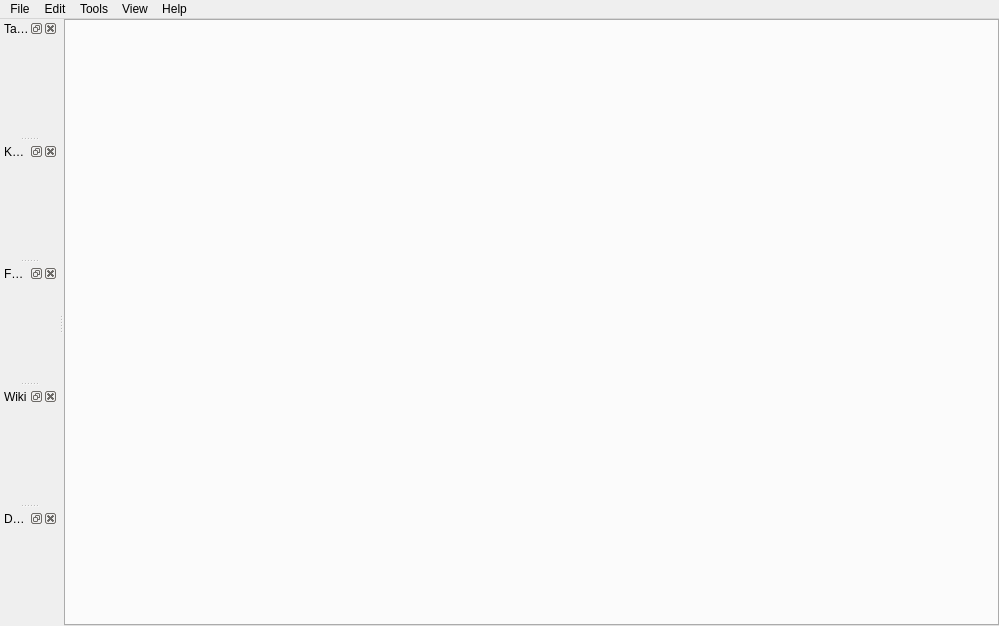
<?xml version="1.0" encoding="UTF-8"?>
<ui version="4.0">
 <class>MainWindow</class>
 <widget class="QMainWindow" name="MainWindow">
  <property name="geometry">
   <rect>
    <x>0</x>
    <y>0</y>
    <width>999</width>
    <height>626</height>
   </rect>
  </property>
  <property name="acceptDrops">
   <bool>true</bool>
  </property>
  <property name="windowIcon">
   <iconset resource="../resources/resources.qrc">
    <normaloff>:/images/icon.ico</normaloff>:/images/icon.ico</iconset>
  </property>
  <widget class="QWidget" name="centralwidget">
   <layout class="QHBoxLayout" name="horizontalLayout_3">
    <property name="spacing">
     <number>0</number>
    </property>
    <property name="leftMargin">
     <number>0</number>
    </property>
    <property name="topMargin">
     <number>0</number>
    </property>
    <property name="rightMargin">
     <number>0</number>
    </property>
    <property name="bottomMargin">
     <number>0</number>
    </property>
    <item>
     <widget class="QClosableTabWidget" name="tabWidget">
      <property name="sizePolicy">
       <sizepolicy hsizetype="Ignored" vsizetype="Ignored">
        <horstretch>0</horstretch>
        <verstretch>0</verstretch>
       </sizepolicy>
      </property>
      <property name="styleSheet">
       <string notr="true"/>
      </property>
      <property name="tabShape">
       <enum>QTabWidget::Rounded</enum>
      </property>
      <property name="currentIndex">
       <number>-1</number>
      </property>
      <property name="movable">
       <bool>true</bool>
      </property>
     </widget>
    </item>
   </layout>
  </widget>
  <widget class="QMenuBar" name="menubar">
   <property name="geometry">
    <rect>
     <x>0</x>
     <y>0</y>
     <width>999</width>
     <height>20</height>
    </rect>
   </property>
   <property name="nativeMenuBar">
    <bool>true</bool>
   </property>
   <widget class="QMenu" name="menu_propos">
    <property name="title">
     <string>Help</string>
    </property>
    <addaction name="actionAboutGrabber"/>
    <addaction name="actionAboutWebsite"/>
    <addaction name="actionAboutGithub"/>
    <addaction name="actionAboutReportBug"/>
    <addaction name="separator"/>
    <addaction name="actionDonatePaypal"/>
    <addaction name="actionDonatePatreon"/>
    <addaction name="separator"/>
    <addaction name="actionAboutQt"/>
   </widget>
   <widget class="QMenu" name="menuOutils">
    <property name="title">
     <string>Tools</string>
    </property>
    <addaction name="actionBlacklistFix"/>
    <addaction name="actionEmptyDirsFix"/>
    <addaction name="actionMd5DatabaseConverter"/>
    <addaction name="actionMd5Fix"/>
    <addaction name="actionRenameExistingImages"/>
    <addaction name="actionTagLoader"/>
    <addaction name="separator"/>
    <addaction name="actionOptions"/>
   </widget>
   <widget class="QMenu" name="menuView">
    <property name="title">
     <string>View</string>
    </property>
   </widget>
   <widget class="QMenu" name="menuFichier">
    <property name="title">
     <string>File</string>
    </property>
    <addaction name="actionAddtab"/>
    <addaction name="actionAddpooltab"/>
    <addaction name="actionClosetab"/>
    <addaction name="actionRestoreLastClosedTab"/>
    <addaction name="separator"/>
    <addaction name="actionFolder"/>
    <addaction name="actionSettingsFolder"/>
    <addaction name="separator"/>
    <addaction name="actionSaveDownloadsList"/>
    <addaction name="actionLoadDownloadsList"/>
    <addaction name="separator"/>
    <addaction name="actionQuit"/>
   </widget>
   <widget class="QMenu" name="menuEdit">
    <property name="title">
     <string>Edit</string>
    </property>
    <addaction name="actionPruneSources"/>
   </widget>
   <addaction name="menuFichier"/>
   <addaction name="menuEdit"/>
   <addaction name="menuOutils"/>
   <addaction name="menuView"/>
   <addaction name="menu_propos"/>
  </widget>
  <widget class="QDockWidget" name="dock_internet">
   <property name="windowTitle">
    <string>Tags</string>
   </property>
   <attribute name="dockWidgetArea">
    <number>1</number>
   </attribute>
   <widget class="QWidget" name="dockTagsContents">
    <layout class="QVBoxLayout" name="dockTagsLayout">
     <property name="leftMargin">
      <number>0</number>
     </property>
     <property name="topMargin">
      <number>0</number>
     </property>
     <property name="rightMargin">
      <number>0</number>
     </property>
     <property name="bottomMargin">
      <number>0</number>
     </property>
    </layout>
   </widget>
  </widget>
  <widget class="QDockWidget" name="dock_kfl">
   <property name="windowTitle">
    <string>Kept for later</string>
   </property>
   <attribute name="dockWidgetArea">
    <number>1</number>
   </attribute>
   <widget class="QWidget" name="dockKflContents">
    <layout class="QVBoxLayout" name="dockKflLayout">
     <property name="leftMargin">
      <number>0</number>
     </property>
     <property name="topMargin">
      <number>0</number>
     </property>
     <property name="rightMargin">
      <number>0</number>
     </property>
     <property name="bottomMargin">
      <number>0</number>
     </property>
    </layout>
   </widget>
  </widget>
  <widget class="QDockWidget" name="dock_favorites">
   <property name="windowTitle">
    <string>Favorites</string>
   </property>
   <attribute name="dockWidgetArea">
    <number>1</number>
   </attribute>
   <widget class="QWidget" name="dockFavoritesContents">
    <layout class="QVBoxLayout" name="dockFavoritesLayout">
     <property name="leftMargin">
      <number>0</number>
     </property>
     <property name="topMargin">
      <number>0</number>
     </property>
     <property name="rightMargin">
      <number>0</number>
     </property>
     <property name="bottomMargin">
      <number>0</number>
     </property>
    </layout>
   </widget>
  </widget>
  <widget class="QDockWidget" name="dock_wiki">
   <property name="windowTitle">
    <string>Wiki</string>
   </property>
   <attribute name="dockWidgetArea">
    <number>1</number>
   </attribute>
   <widget class="QWidget" name="dockWikiContents">
    <layout class="QVBoxLayout" name="dockWikiLayout">
     <property name="leftMargin">
      <number>0</number>
     </property>
     <property name="topMargin">
      <number>0</number>
     </property>
     <property name="rightMargin">
      <number>0</number>
     </property>
     <property name="bottomMargin">
      <number>0</number>
     </property>
    </layout>
   </widget>
  </widget>
  <widget class="QDockWidget" name="dockOptions">
   <property name="windowTitle">
    <string>Destination</string>
   </property>
   <attribute name="dockWidgetArea">
    <number>1</number>
   </attribute>
   <widget class="QWidget" name="dockSettingsContents">
    <layout class="QFormLayout" name="dockSettingsLayout">
     <property name="fieldGrowthPolicy">
      <enum>QFormLayout::AllNonFixedFieldsGrow</enum>
     </property>
     <property name="leftMargin">
      <number>0</number>
     </property>
     <property name="topMargin">
      <number>0</number>
     </property>
     <property name="rightMargin">
      <number>0</number>
     </property>
     <property name="bottomMargin">
      <number>0</number>
     </property>
    </layout>
   </widget>
  </widget>
  <action name="actionOptions">
   <property name="icon">
    <iconset resource="../resources/resources.qrc">
     <normaloff>:/images/icons/settings.png</normaloff>:/images/icons/settings.png</iconset>
   </property>
   <property name="text">
    <string>Options</string>
   </property>
   <property name="shortcut">
    <string>Ctrl+P</string>
   </property>
  </action>
  <action name="actionFolder">
   <property name="icon">
    <iconset resource="../resources/resources.qrc">
     <normaloff>:/images/icons/folder-images.png</normaloff>:/images/icons/folder-images.png</iconset>
   </property>
   <property name="text">
    <string>Open destination folder</string>
   </property>
  </action>
  <action name="actionQuit">
   <property name="icon">
    <iconset resource="../resources/resources.qrc">
     <normaloff>:/images/icons/exit.png</normaloff>:/images/icons/exit.png</iconset>
   </property>
   <property name="text">
    <string>Quit</string>
   </property>
  </action>
  <action name="actionAboutGrabber">
   <property name="icon">
    <iconset resource="../resources/resources.qrc">
     <normaloff>:/images/icons/about.png</normaloff>:/images/icons/about.png</iconset>
   </property>
   <property name="text">
    <string>About Grabber</string>
   </property>
  </action>
  <action name="actionAboutQt">
   <property name="icon">
    <iconset resource="../resources/resources.qrc">
     <normaloff>:/images/icons/qt.png</normaloff>:/images/icons/qt.png</iconset>
   </property>
   <property name="text">
    <string>About Qt</string>
   </property>
  </action>
  <action name="actionAddtab">
   <property name="icon">
    <iconset resource="../resources/resources.qrc">
     <normaloff>:/images/icons/tab-plus.png</normaloff>:/images/icons/tab-plus.png</iconset>
   </property>
   <property name="text">
    <string>New tab</string>
   </property>
  </action>
  <action name="actionClosetab">
   <property name="icon">
    <iconset resource="../resources/resources.qrc">
     <normaloff>:/images/icons/tab-minus.png</normaloff>:/images/icons/tab-minus.png</iconset>
   </property>
   <property name="text">
    <string>Close tab</string>
   </property>
  </action>
  <action name="actionBlacklistFix">
   <property name="text">
    <string>Blacklist fixer</string>
   </property>
  </action>
  <action name="actionEmptyDirsFix">
   <property name="text">
    <string>Empty folders fixer</string>
   </property>
  </action>
  <action name="actionTags">
   <property name="checkable">
    <bool>true</bool>
   </property>
   <property name="checked">
    <bool>true</bool>
   </property>
   <property name="text">
    <string>Tags</string>
   </property>
  </action>
  <action name="actionKfl">
   <property name="checkable">
    <bool>true</bool>
   </property>
   <property name="checked">
    <bool>true</bool>
   </property>
   <property name="text">
    <string>Kept for later</string>
   </property>
   <property name="toolTip">
    <string>Kept for later</string>
   </property>
  </action>
  <action name="actionFavorites">
   <property name="checkable">
    <bool>true</bool>
   </property>
   <property name="checked">
    <bool>true</bool>
   </property>
   <property name="text">
    <string>Favorites</string>
   </property>
  </action>
  <action name="actionAddpooltab">
   <property name="icon">
    <iconset resource="../resources/resources.qrc">
     <normaloff>:/images/icons/tab-poolplus.png</normaloff>:/images/icons/tab-poolplus.png</iconset>
   </property>
   <property name="text">
    <string>New pool tab</string>
   </property>
  </action>
  <action name="actionMd5Fix">
   <property name="text">
    <string>MD5 list fixer</string>
   </property>
  </action>
  <action name="actionSettingsFolder">
   <property name="icon">
    <iconset resource="../resources/resources.qrc">
     <normaloff>:/images/icons/folder-document.png</normaloff>:/images/icons/folder-document.png</iconset>
   </property>
   <property name="text">
    <string>Open options folder</string>
   </property>
  </action>
  <action name="actionAboutWebsite">
   <property name="icon">
    <iconset resource="../resources/resources.qrc">
     <normaloff>:/images/icons/browser.png</normaloff>:/images/icons/browser.png</iconset>
   </property>
   <property name="text">
    <string>Project website</string>
   </property>
  </action>
  <action name="actionAboutReportBug">
   <property name="icon">
    <iconset resource="../resources/resources.qrc">
     <normaloff>:/images/icons/bug.png</normaloff>:/images/icons/bug.png</iconset>
   </property>
   <property name="text">
    <string>Report an issue</string>
   </property>
  </action>
  <action name="actionRenameExistingImages">
   <property name="text">
    <string>Rename existing images</string>
   </property>
  </action>
  <action name="actionAboutGithub">
   <property name="icon">
    <iconset resource="../resources/resources.qrc">
     <normaloff>:/images/icons/github.png</normaloff>:/images/icons/github.png</iconset>
   </property>
   <property name="text">
    <string>Project GitHub</string>
   </property>
  </action>
  <action name="actionRestoreLastClosedTab">
   <property name="enabled">
    <bool>false</bool>
   </property>
   <property name="icon">
    <iconset resource="../resources/resources.qrc">
     <normaloff>:/images/icons/tab-arrow.png</normaloff>:/images/icons/tab-arrow.png</iconset>
   </property>
   <property name="text">
    <string>Restore last closed tab</string>
   </property>
   <property name="shortcut">
    <string notr="true">Ctrl+Shift+T</string>
   </property>
  </action>
  <action name="actionTagLoader">
   <property name="text">
    <string>Tag loader</string>
   </property>
  </action>
  <action name="actionSaveDownloadsList">
   <property name="icon">
    <iconset resource="../resources/resources.qrc">
     <normaloff>:/images/icons/save-as.png</normaloff>:/images/icons/save-as.png</iconset>
   </property>
   <property name="text">
    <string>Save downloads list</string>
   </property>
  </action>
  <action name="actionLoadDownloadsList">
   <property name="icon">
    <iconset resource="../resources/resources.qrc">
     <normaloff>:/images/icons/open.png</normaloff>:/images/icons/open.png</iconset>
   </property>
   <property name="text">
    <string>Load downloads list</string>
   </property>
  </action>
  <action name="actionMd5DatabaseConverter">
   <property name="text">
    <string>MD5 database converter</string>
   </property>
  </action>
  <action name="actionDonatePaypal">
   <property name="icon">
    <iconset resource="../resources/resources.qrc">
     <normaloff>:/images/icons/paypal.png</normaloff>:/images/icons/paypal.png</iconset>
   </property>
   <property name="text">
    <string>Donate with PayPal</string>
   </property>
  </action>
  <action name="actionDonatePatreon">
   <property name="icon">
    <iconset resource="../resources/resources.qrc">
     <normaloff>:/images/icons/patreon.png</normaloff>:/images/icons/patreon.png</iconset>
   </property>
   <property name="text">
    <string>Donate with Patreon</string>
   </property>
  </action>
  <action name="actionPruneSources">
   <property name="text">
    <string>Prune sources</string>
   </property>
  </action>
 </widget>
 <customwidgets>
  <customwidget>
   <class>QClosableTabWidget</class>
   <extends>QTabWidget</extends>
   <header>ui/qclosabletabwidget.h</header>
   <container>1</container>
  </customwidget>
 </customwidgets>
 <tabstops>
  <tabstop>tabWidget</tabstop>
 </tabstops>
 <resources>
  <include location="../resources/resources.qrc"/>
 </resources>
 <connections>
  <connection>
   <sender>actionOptions</sender>
   <signal>triggered()</signal>
   <receiver>MainWindow</receiver>
   <slot>options()</slot>
   <hints>
    <hint type="sourcelabel">
     <x>-1</x>
     <y>-1</y>
    </hint>
    <hint type="destinationlabel">
     <x>399</x>
     <y>299</y>
    </hint>
   </hints>
  </connection>
  <connection>
   <sender>actionAboutGrabber</sender>
   <signal>triggered()</signal>
   <receiver>MainWindow</receiver>
   <slot>aboutAuthor()</slot>
   <hints>
    <hint type="sourcelabel">
     <x>-1</x>
     <y>-1</y>
    </hint>
    <hint type="destinationlabel">
     <x>399</x>
     <y>299</y>
    </hint>
   </hints>
  </connection>
  <connection>
   <sender>actionFolder</sender>
   <signal>triggered()</signal>
   <receiver>MainWindow</receiver>
   <slot>saveFolder()</slot>
   <hints>
    <hint type="sourcelabel">
     <x>-1</x>
     <y>-1</y>
    </hint>
    <hint type="destinationlabel">
     <x>399</x>
     <y>299</y>
    </hint>
   </hints>
  </connection>
  <connection>
   <sender>actionAddtab</sender>
   <signal>triggered()</signal>
   <receiver>MainWindow</receiver>
   <slot>addTab()</slot>
   <hints>
    <hint type="sourcelabel">
     <x>-1</x>
     <y>-1</y>
    </hint>
    <hint type="destinationlabel">
     <x>399</x>
     <y>540</y>
    </hint>
   </hints>
  </connection>
  <connection>
   <sender>actionClosetab</sender>
   <signal>triggered()</signal>
   <receiver>MainWindow</receiver>
   <slot>closeCurrentTab()</slot>
   <hints>
    <hint type="sourcelabel">
     <x>-1</x>
     <y>-1</y>
    </hint>
    <hint type="destinationlabel">
     <x>399</x>
     <y>270</y>
    </hint>
   </hints>
  </connection>
  <connection>
   <sender>actionBlacklistFix</sender>
   <signal>triggered()</signal>
   <receiver>MainWindow</receiver>
   <slot>blacklistFix()</slot>
   <hints>
    <hint type="sourcelabel">
     <x>-1</x>
     <y>-1</y>
    </hint>
    <hint type="destinationlabel">
     <x>399</x>
     <y>270</y>
    </hint>
   </hints>
  </connection>
  <connection>
   <sender>actionEmptyDirsFix</sender>
   <signal>triggered()</signal>
   <receiver>MainWindow</receiver>
   <slot>emptyDirsFix()</slot>
   <hints>
    <hint type="sourcelabel">
     <x>-1</x>
     <y>-1</y>
    </hint>
    <hint type="destinationlabel">
     <x>399</x>
     <y>270</y>
    </hint>
   </hints>
  </connection>
  <connection>
   <sender>actionAddpooltab</sender>
   <signal>triggered()</signal>
   <receiver>MainWindow</receiver>
   <slot>addPoolTab()</slot>
   <hints>
    <hint type="sourcelabel">
     <x>-1</x>
     <y>-1</y>
    </hint>
    <hint type="destinationlabel">
     <x>399</x>
     <y>270</y>
    </hint>
   </hints>
  </connection>
  <connection>
   <sender>actionMd5Fix</sender>
   <signal>triggered()</signal>
   <receiver>MainWindow</receiver>
   <slot>md5FixOpen()</slot>
   <hints>
    <hint type="sourcelabel">
     <x>-1</x>
     <y>-1</y>
    </hint>
    <hint type="destinationlabel">
     <x>399</x>
     <y>270</y>
    </hint>
   </hints>
  </connection>
  <connection>
   <sender>tabWidget</sender>
   <signal>currentChanged(int)</signal>
   <receiver>MainWindow</receiver>
   <slot>currentTabChanged(int)</slot>
   <hints>
    <hint type="sourcelabel">
     <x>344</x>
     <y>32</y>
    </hint>
    <hint type="destinationlabel">
     <x>0</x>
     <y>52</y>
    </hint>
   </hints>
  </connection>
  <connection>
   <sender>actionSettingsFolder</sender>
   <signal>triggered()</signal>
   <receiver>MainWindow</receiver>
   <slot>openSettingsFolder()</slot>
   <hints>
    <hint type="sourcelabel">
     <x>-1</x>
     <y>-1</y>
    </hint>
    <hint type="destinationlabel">
     <x>399</x>
     <y>270</y>
    </hint>
   </hints>
  </connection>
  <connection>
   <sender>actionAboutReportBug</sender>
   <signal>triggered()</signal>
   <receiver>MainWindow</receiver>
   <slot>aboutReportBug()</slot>
   <hints>
    <hint type="sourcelabel">
     <x>-1</x>
     <y>-1</y>
    </hint>
    <hint type="destinationlabel">
     <x>399</x>
     <y>270</y>
    </hint>
   </hints>
  </connection>
  <connection>
   <sender>actionAboutWebsite</sender>
   <signal>triggered()</signal>
   <receiver>MainWindow</receiver>
   <slot>aboutWebsite()</slot>
   <hints>
    <hint type="sourcelabel">
     <x>-1</x>
     <y>-1</y>
    </hint>
    <hint type="destinationlabel">
     <x>399</x>
     <y>270</y>
    </hint>
   </hints>
  </connection>
  <connection>
   <sender>actionRenameExistingImages</sender>
   <signal>triggered()</signal>
   <receiver>MainWindow</receiver>
   <slot>renameExisting()</slot>
   <hints>
    <hint type="sourcelabel">
     <x>-1</x>
     <y>-1</y>
    </hint>
    <hint type="destinationlabel">
     <x>399</x>
     <y>270</y>
    </hint>
   </hints>
  </connection>
  <connection>
   <sender>actionAboutGithub</sender>
   <signal>triggered()</signal>
   <receiver>MainWindow</receiver>
   <slot>aboutGithub()</slot>
   <hints>
    <hint type="sourcelabel">
     <x>-1</x>
     <y>-1</y>
    </hint>
    <hint type="destinationlabel">
     <x>399</x>
     <y>270</y>
    </hint>
   </hints>
  </connection>
  <connection>
   <sender>actionRestoreLastClosedTab</sender>
   <signal>triggered()</signal>
   <receiver>MainWindow</receiver>
   <slot>restoreLastClosedTab()</slot>
   <hints>
    <hint type="sourcelabel">
     <x>-1</x>
     <y>-1</y>
    </hint>
    <hint type="destinationlabel">
     <x>399</x>
     <y>270</y>
    </hint>
   </hints>
  </connection>
  <connection>
   <sender>actionTagLoader</sender>
   <signal>triggered()</signal>
   <receiver>MainWindow</receiver>
   <slot>utilTagLoader()</slot>
   <hints>
    <hint type="sourcelabel">
     <x>-1</x>
     <y>-1</y>
    </hint>
    <hint type="destinationlabel">
     <x>399</x>
     <y>270</y>
    </hint>
   </hints>
  </connection>
  <connection>
   <sender>actionMd5DatabaseConverter</sender>
   <signal>triggered()</signal>
   <receiver>MainWindow</receiver>
   <slot>utilMd5DatabaseConverter()</slot>
   <hints>
    <hint type="sourcelabel">
     <x>-1</x>
     <y>-1</y>
    </hint>
    <hint type="destinationlabel">
     <x>499</x>
     <y>312</y>
    </hint>
   </hints>
  </connection>
  <connection>
   <sender>actionDonatePaypal</sender>
   <signal>triggered()</signal>
   <receiver>MainWindow</receiver>
   <slot>aboutDonatePaypal()</slot>
   <hints>
    <hint type="sourcelabel">
     <x>-1</x>
     <y>-1</y>
    </hint>
    <hint type="destinationlabel">
     <x>499</x>
     <y>312</y>
    </hint>
   </hints>
  </connection>
  <connection>
   <sender>actionDonatePatreon</sender>
   <signal>triggered()</signal>
   <receiver>MainWindow</receiver>
   <slot>aboutDonatePatreon()</slot>
   <hints>
    <hint type="sourcelabel">
     <x>-1</x>
     <y>-1</y>
    </hint>
    <hint type="destinationlabel">
     <x>499</x>
     <y>312</y>
    </hint>
   </hints>
  </connection>
  <connection>
   <sender>actionPruneSources</sender>
   <signal>triggered()</signal>
   <receiver>MainWindow</receiver>
   <slot>pruneSources()</slot>
   <hints>
    <hint type="sourcelabel">
     <x>-1</x>
     <y>-1</y>
    </hint>
    <hint type="destinationlabel">
     <x>499</x>
     <y>312</y>
    </hint>
   </hints>
  </connection>
 </connections>
 <slots>
  <slot>help()</slot>
  <slot>options()</slot>
  <slot>aboutAuthor()</slot>
  <slot>updateFavorites()</slot>
  <slot>webUpdateTags()</slot>
  <slot>webUpdatePopular()</slot>
  <slot>batchClear()</slot>
  <slot>addGroup()</slot>
  <slot>addUnique()</slot>
  <slot>logClear()</slot>
  <slot>getPage()</slot>
  <slot>getAll()</slot>
  <slot>favoritesBack()</slot>
  <slot>viewed()</slot>
  <slot>updateBatchGroups(int,int)</slot>
  <slot>saveFolder()</slot>
  <slot>widgetPlusChange()</slot>
  <slot>checkFavorites()</slot>
  <slot>previousPage()</slot>
  <slot>nextPage()</slot>
  <slot>firstPage()</slot>
  <slot>lastPage()</slot>
  <slot>addTab()</slot>
  <slot>closeCurrentTab()</slot>
  <slot>batchClearSel()</slot>
  <slot>batchSel()</slot>
  <slot>blacklistFix()</slot>
  <slot>emptyDirsFix()</slot>
  <slot>loadTag(QString)</slot>
  <slot>updateFavoritesDock()</slot>
  <slot>currentTabChanged(int)</slot>
  <slot>logOpen()</slot>
  <slot>saveSettings()</slot>
  <slot>addPoolTab()</slot>
  <slot>md5FixOpen()</slot>
  <slot>updateCompleters()</slot>
  <slot>batchMoveUp()</slot>
  <slot>batchMoveDown()</slot>
  <slot>openSettingsFolder()</slot>
  <slot>aboutWebsite()</slot>
  <slot>aboutReportBug()</slot>
  <slot>renameExisting()</slot>
  <slot>aboutGithub()</slot>
  <slot>restoreLastClosedTab()</slot>
  <slot>utilTagLoader()</slot>
  <slot>utilMd5DatabaseConverter()</slot>
  <slot>aboutDonatePaypal()</slot>
  <slot>aboutDonatePatreon()</slot>
  <slot>pruneSources()</slot>
 </slots>
</ui>
